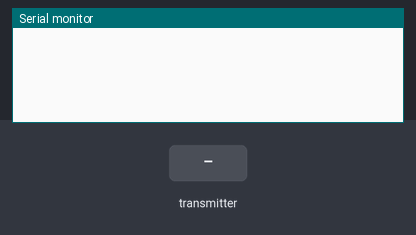
Simulated run of this sketch. Board: ESP32. Parts: the last lines printed to the serial monitor. The inputs (shaded band) are chosen by the test bench. WiFi joins after 1.5 s; servers stay silent unless stated.

Above: at 1.2 s.
1.3 s: the transmitter starts sending a = 0
At 1.61 s:
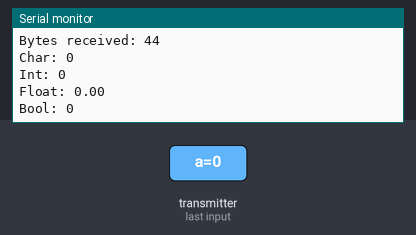
2.8 s: the transmitter starts sending b = 1024
4.3 s: the transmitter starts sending c = 25
5.8 s: the transmitter starts sending d = 1
At 6.11 s:
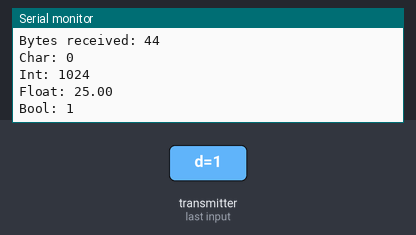
7.3 s: the transmitter starts sending a = 1
8.8 s: the transmitter starts sending b = 2048
Timing chart, 0 to 11.3 s (numbered marks = the images above; inputs shaded):
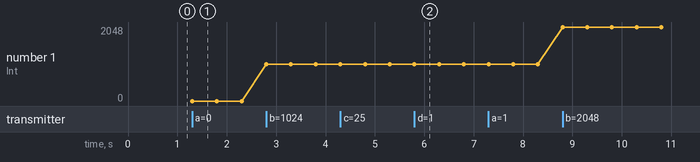

Measured:
- after the input at 1.3 s, the serial monitor: prints a new line at once (image 1)
- after the input at 5.8 s, the serial monitor: prints a new line at once (image 2)
- plotted number 1: 0 → 1024 after the input at 2.8 s, 1024 → 2048 after the input at 8.8 s

The sketch:

Receive.ino
```cpp
/*#include <WiFi.h>
#include <esp_wifi.h>*/


// ตัวรับ RX ESP32
#include <esp_now.h>
#include <WiFi.h>

typedef struct struct_message {
    char a[32];
    int b;
    float c;
    bool d;
} struct_message;

struct_message myData;

// เมื่อรับข้อมูลมา ให้ทำในฟังก์ชั่นนี้
void OnDataRecv(const uint8_t * mac, const uint8_t *incomingData, int len) {
  memcpy(&myData, incomingData, sizeof(myData));
  Serial.print("Bytes received: ");
  Serial.println(len);
  Serial.print("Char: ");
  Serial.println(myData.a);
  Serial.print("Int: ");
  Serial.println(myData.b);
  Serial.print("Float: ");
  Serial.println(myData.c);
  Serial.print("Bool: ");
  Serial.println(myData.d);
  Serial.println();
}


/*void readMacAddress(){
  uint8_t baseMac[6];
  esp_err_t ret = esp_wifi_get_mac(WIFI_IF_STA, baseMac);
  if (ret == ESP_OK) {
    Serial.printf("%02x:%02x:%02x:%02x:%02x:%02x\n",
                  baseMac[0], baseMac[1], baseMac[2],
                  baseMac[3], baseMac[4], baseMac[5]); //{0xfc, 0xb4, 0x67, 0x72, 0x6d, 0x70};
  } else {
    Serial.println("Failed to read MAC address");
  }
}*/

void setup(){
  Serial.begin(115200);

  WiFi.mode(WIFI_STA);
  WiFi.STA.begin();

  /*Serial.print("[DEFAULT] ESP32 Board MAC Address: "); //Read Address
  readMacAddress();*/

  // Init ESP-NOW
  if (esp_now_init() != ESP_OK) {
    Serial.println("Error initializing ESP-NOW");
    return;
  }
  // เมื่อรับข้อมูลมา ให้ทำในฟังก์ชั่น OnDataRecv ที่เราสร้างไว้
  esp_now_register_recv_cb(OnDataRecv);

}

void loop(){

}
```
